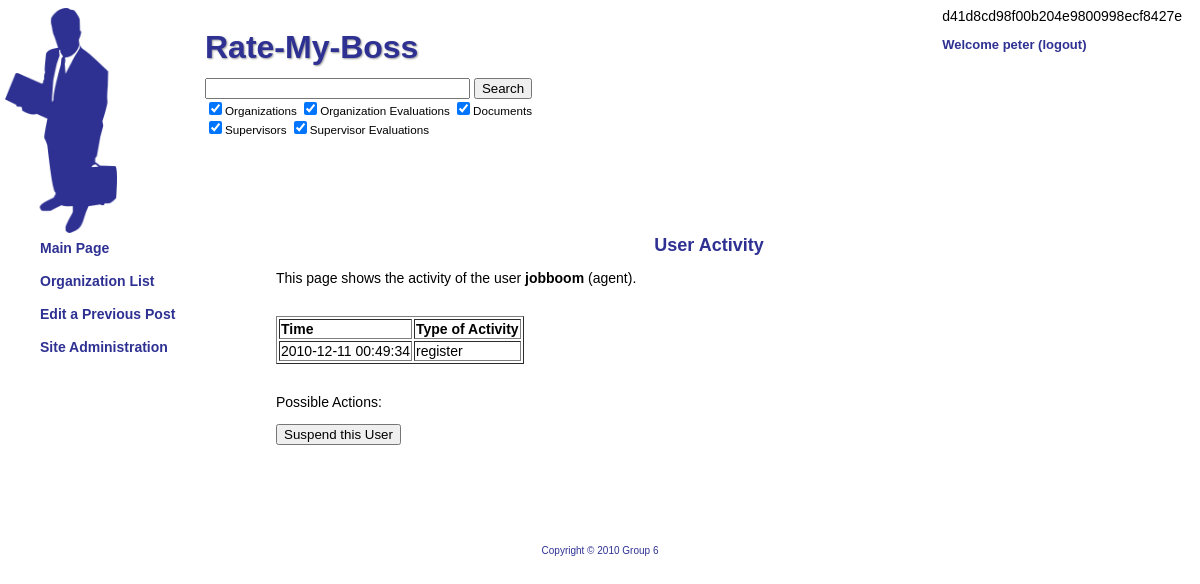
Screenshot of /index.php?page=siteadmin&id=5 (signed in) with the database file from the repository.
### tables this page shows
create table user
(
userId INT NOT NULL AUTO_INCREMENT,
name VARCHAR(40) NOT NULL,
password VARCHAR(40) NOT NULL,
type VARCHAR(40) NOT NULL,
question1 VARCHAR(100) NOT NULL,
question2 VARCHAR(100) NOT NULL,
question3 VARCHAR(100) NOT NULL,
answer1 VARCHAR(40) NOT NULL,
answer2 VARCHAR(40) NOT NULL,
answer3 VARCHAR(40) NOT NULL,
isPending INT NOT NULL,
PRIMARY KEY (userId)
);

create table userActivity
(
time TIMESTAMP DEFAULT CURRENT_TIMESTAMP NOT NULL,
userId INT NOT NULL,
type VARCHAR(40) NOT NULL,
PRIMARY KEY (time, userId, type),
FOREIGN KEY (userId) REFERENCES user
);

### php/pages/siteadminid.php (the view, shortened to what this page needs)
	<div class="main">
			<h1>User Activity</h1>
<?php
if ($_GET['id'] == 0) {
	include "../php/opendb.php";
	$query = "SELECT a.time, u.name, u.type, a.type FROM userActivity a JOIN user u ON a.userId=u.userId";
	$result = mysql_query($query);
	include "../php/closedb.php";
	echo "
		<p>This page shows the site activity for all users. If you wish to see the activities for
		a specific user, or see possible actions you can take against a user, return to the 'Site
		Administration' page and select the user.</p><br />
		<table border='1'>
		<tr>
		<td><strong>Time</strong></td>
		<td><strong>User Name</strong></td>
		<td><strong>User Type</strong></td>
		<td><strong>Type of Activity</strong></td>
		</tr>
		";
	while ($row = mysql_fetch_array($result)) {
		echo "
		<tr>
		<td>$row[time]</td>
		<td>$row[name]</td>
		<td>$row[type]</td>
		<td>$row[type]</td>
		</tr>";
	}
	echo "</table>";
}
else {
	$query = "SELECT * FROM userActivity WHERE userId=$_GET[id]";
	$result = mysql_query($query);
	$subquery = "SELECT * FROM user WHERE userId=$_GET[id]";
	$subresult = mysql_query($subquery);
	$subrow = mysql_fetch_array($subresult);
	echo "
		<p>This page shows the activity of the user <strong>$subrow[name]</strong> ($subrow[type]).</p><br />
		<table border='1'>
		<tr>
		<td><strong>Time</strong></td>
		<td><strong>Type of Activity</strong></td>
		</tr>
		";
	while ($row = mysql_fetch_array($result)) {
		echo "
		<tr>
		<td>$row[time]</td>
		<td>$row[type]</td>
		</tr>";
	}
	echo "</table>";
	if ($subrow['type'] != "admin" && $subrow['type'] != "finance") {
		echo "
			<br /><p>Possible Actions:
			<form action='' method='post'>
			<input type='submit' name='suspend' value='Suspend this User'/></form></p>
			";
	}
}
?>
	</div>

### www/style.css (style rules this page uses)
body { font-family: Helvetica, Arial, sans-serif; font-size: 14px; color: #000000; }
h1 { font-size: 18px; font-weight: bold; color: #2E3192; text-align: center; }
strong { font-weight: bold; }
.main { margin-top: 168px; margin-left: 268px; margin-right: 50px; }

### rows the page displays
user: name "jobboom", type "agent"
useractivity: time "2010-12-11 00:49:34", type "register"

### other values shown
$password "d41d8cd98f00b204e9800998ecf8427e"
$_SESSION['username'] "peter"
